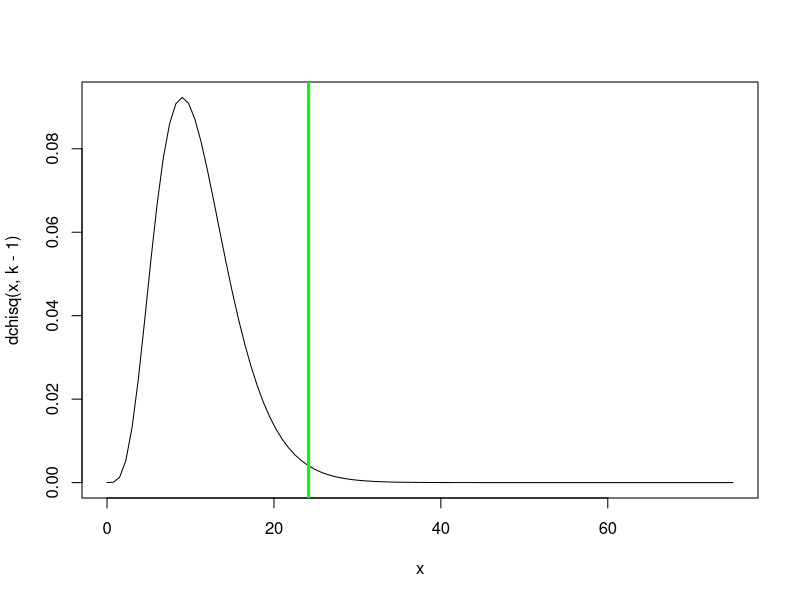
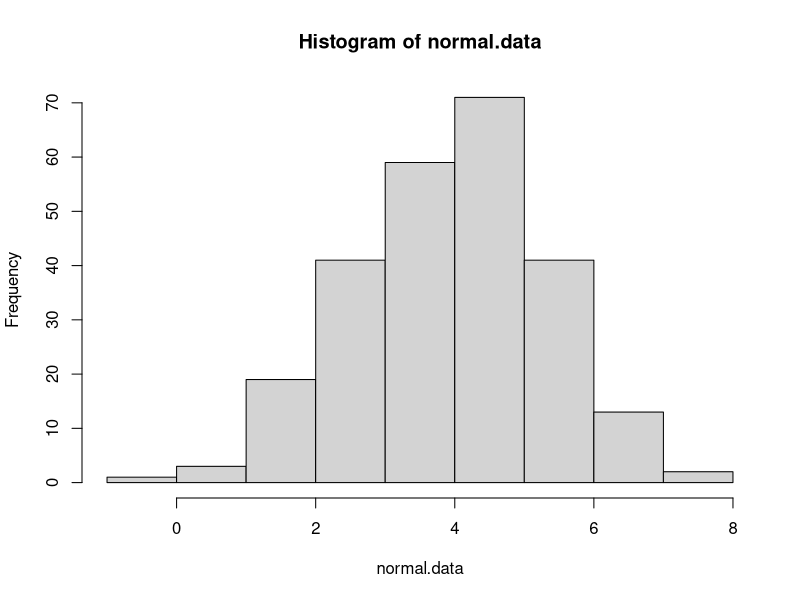
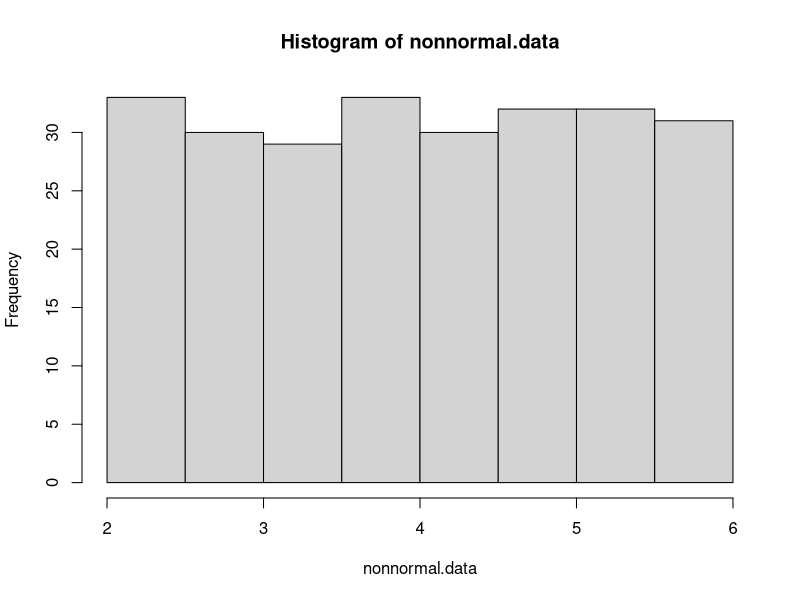
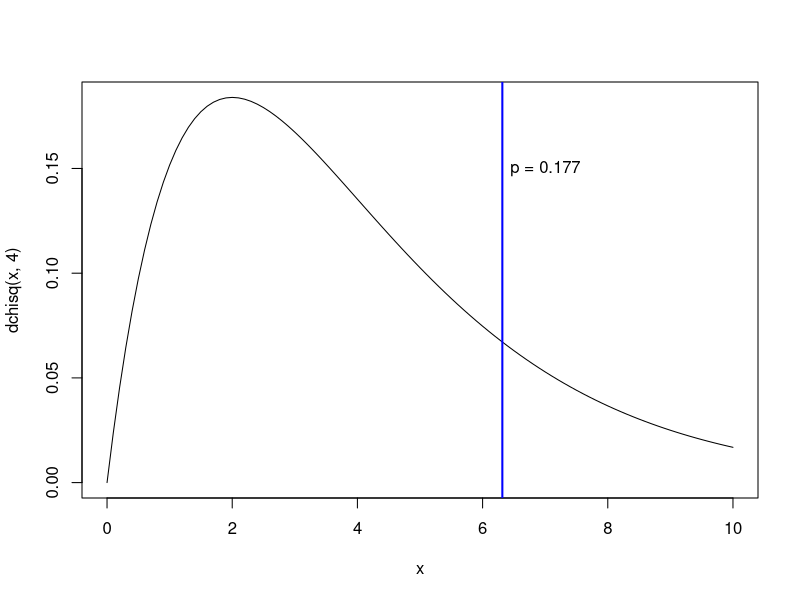
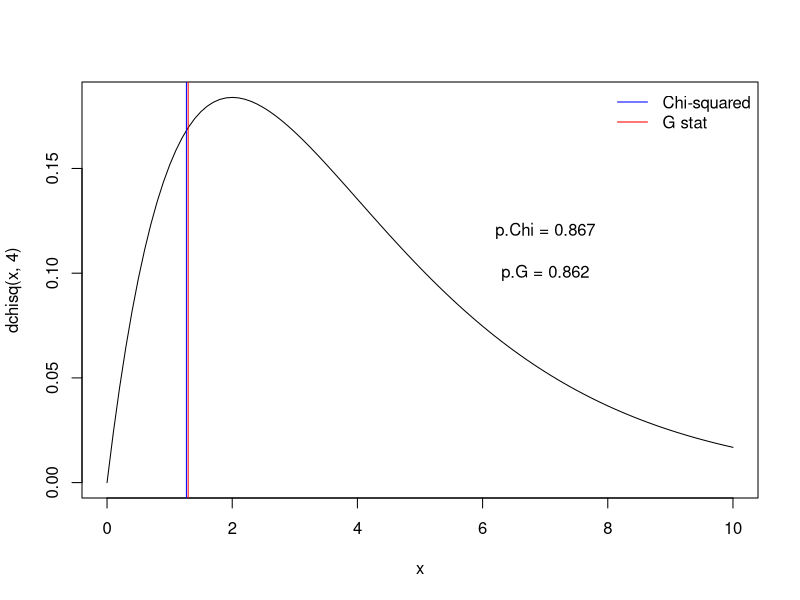

The R script that drew these images, in order:
## ---- chunk 1

knitr::opts_chunk$set(
	echo = TRUE,
	message = FALSE,
	warning = FALSE,
	cache = TRUE
)
## ---- chunk 2


#  NRES 710, Lecture 5 -----------------------
#   University of Nevada, Reno                       

#   Chi-squared tests                                          


## ---- chunk 3

## Chi squared goodness-of-fit example

birthdays.bymonth <- c(40,23,33,39,28,29,45,31,22,34,44,20)
months <- c("Jan","Feb","Mar","Apr","May","Jun","Jul","Aug","Sep","Oct","Nov","Dec")
names(birthdays.bymonth) <- months

sample.size <- sum(birthdays.bymonth)
k = length(birthdays.bymonth)   # number of categories (months)
exp.birthdays.bymonth <- sample.size*rep(1/k,times=k)   # compute the expected number under the null hypothesis.

Chisq.stat <- sum((birthdays.bymonth-exp.birthdays.bymonth)^2/exp.birthdays.bymonth)
Chisq.stat


## View the summary statistic along with its sampling distribution under the null hypothesis

curve(dchisq(x,k-1),0,75)
abline(v=Chisq.stat,col="green",lwd=3)

p <- 1-pchisq(Chisq.stat,k-1)
p


### use R's built in chi squared function

chisq.test(birthdays.bymonth)     # should get the same p value!


## ---- chunk 4

# Chi-squared test for normality

normal.data <- rnorm(250,4,1.5)  # generate normal data
nonnormal.data <-  runif(250,2,6)  # generate non-normal data

hist(normal.data)
hist(nonnormal.data)

# First bin the data (chi squared test must be on categorical data!)

breaks <- c(-Inf,1,2,3,3.5,4,4.5,5,6,7,Inf)

normal.data.binned <- cut(normal.data,breaks,labels=breaks[-1])
nonnormal.data.binned <- cut(nonnormal.data,breaks,labels=breaks[-1])

obs_table_norm <- table(normal.data.binned)
obs_table_nonnorm <- table(nonnormal.data.binned)

# Determine expected values in each cell if the underlying distribution were normal

normal.probs <- sapply(2:length(breaks), function(t) pnorm(breaks[t],mean(normal.data),sd(normal.data))-pnorm(breaks[t-1],mean(normal.data),sd(normal.data))  )
exp_table_norm <- length(normal.data)*normal.probs  # check that expected vals are greater than 5

normal.probs <- sapply(2:length(breaks), function(t) pnorm(breaks[t],mean(nonnormal.data),sd(nonnormal.data))-pnorm(breaks[t-1],mean(nonnormal.data),sd(nonnormal.data))  )
exp_table_nonnorm <- length(normal.data)*normal.probs  # check that expected vals are greater than 5

# Chi squared stat for normality test on normal data

chistat_norm <- sum((obs_table_norm-exp_table_norm)^2/exp_table_norm)
pval_norm <- 1-pchisq(chistat_norm,length(exp_table_norm)-1)
pval_norm

chistat_nonnorm <- sum((obs_table_nonnorm-exp_table_nonnorm)^2/exp_table_nonnorm)
pval_nonnorm <- 1-pchisq(chistat_nonnorm,length(exp_table_nonnorm)-1)
pval_nonnorm

# Compare with shapiro wilk test (which is a MUCH better test!)

shapiro.test(normal.data)
shapiro.test(nonnormal.data)

## ---- chunk 5

n.bunnies <- 112

    # sample assuming null hypothesis is true
all.bunnies <- data.frame(
  ear_type = sample(c("floppy","pointy","mixed"),n.bunnies,replace = T),
  coat_color = sample(c("white","brown","mixed"),n.bunnies,replace = T)
)

head(all.bunnies)

# make contingency table

con_table <- table(all.bunnies$ear_type,all.bunnies$coat_color)

# generate expected values

prop.ears <- rowSums(con_table)/n.bunnies
sum.coats <- colSums(con_table)
exp_table <- sapply(1:ncol(con_table),function(t) sum.coats[t]*prop.ears)
colnames(exp_table) <- colnames(con_table)

# compute chi-squared statistic

Chisq.stat <- sum((con_table-exp_table)^2/exp_table)


# Compare chi squared statistic with null sampling distribution

curve(dchisq(x,4),0,10)
abline(v=Chisq.stat,col="blue",lwd=2)

p.value <- 1-pchisq(Chisq.stat,4)
p.value

text(7,0.15,paste0("p = ",round(p.value,3)))

# Compare with R's built in chi squared function

chisq.test(con_table)


## ---- chunk 6

n.bunnies <- 112

    # sample assuming null hypothesis is true
all.bunnies <- data.frame(
  ear_type = sample(c("floppy","pointy","mixed"),n.bunnies,replace = T),
  coat_color = sample(c("white","brown","mixed"),n.bunnies,replace = T)
)

head(all.bunnies)

# make contingency table

con_table <- table(all.bunnies$ear_type,all.bunnies$coat_color)

# generate expected values

prop.ears <- rowSums(con_table)/n.bunnies
sum.coats <- colSums(con_table)
exp_table <- sapply(1:ncol(con_table),function(t) sum.coats[t]*prop.ears)
colnames(exp_table) <- colnames(con_table)

# compute chi-squared and G statistics

Chisq.stat <- sum((con_table-exp_table)^2/exp_table)
G.stat <- 2*sum(con_table*log(con_table/exp_table))   # slightly different!


# Compare chi squared and G statistics with null sampling distribution

curve(dchisq(x,4),0,10)
abline(v=Chisq.stat,col="blue",lwd=1)
abline(v=G.stat,col="red",lwd=1)
legend("topright",lty=c(1,1),lwd=c(1,1),col=c("blue","red"),legend=c("Chi-squared","G stat"),bty="n")

p.value.Chi <- 1-pchisq(Chisq.stat,4)
p.value.G <- 1-pchisq(G.stat,4)

text(7,0.12,paste0("p.Chi = ",round(p.value.Chi,3)))
text(7,0.1,paste0("p.G = ",round(p.value.G,3)))

## ---- chunk 7

n.bunnies <- 20

    # sample assuming null hypothesis is true
all.bunnies <- data.frame(
  ear_type = sample(c("floppy","pointy","mixed"),n.bunnies,replace = T),
  coat_color = sample(c("white","brown","mixed"),n.bunnies,replace = T)
)

head(all.bunnies)

# make contingency table

con_table <- table(all.bunnies$ear_type,all.bunnies$coat_color)

# generate expected values

prop.ears <- rowSums(con_table)/n.bunnies
sum.coats <- colSums(con_table)
exp_table <- sapply(1:ncol(con_table),function(t) sum.coats[t]*prop.ears)
colnames(exp_table) <- colnames(con_table)

# run fisher exact test

#?fisher.test

chisq.test(con_table)
fisher.test(con_table)   # better test
fisher.test(con_table,simulate.p.value = T,B=5000)   # use simulated p-value - usually very similar answer

